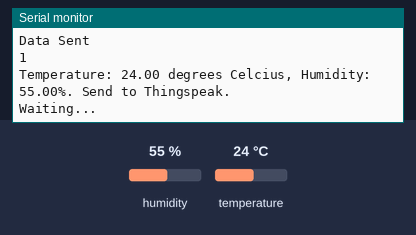
Recording of a sketch running on a simulated ESP32. Parts: the last lines printed to the serial monitor. Inputs (shaded band) come from the test bench; at power-on: humidity 55 %, temperature 24 °C. WiFi joins after 1.5 s; servers stay silent unless stated; web services answer with replies made up by the test bench.

Above: at 2.7 s.
2.8 s: humidity set to 22 %
10.6 s: temperature set to 12 °C
At 12.9 s:
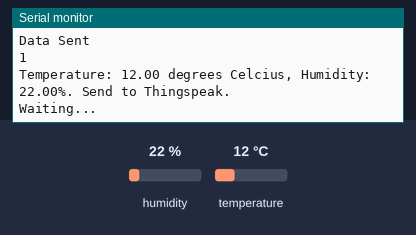
18.4 s: humidity set to 40 %
At 24.2 s:
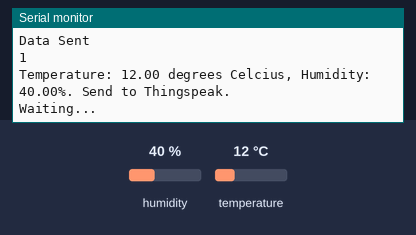

The sketch:

Arduino_Sketch_V1.ino
```cpp
#include <DHT.h>
#include <HTTPClient.h>
#include <WiFi.h>
#include <WiFiClientSecure.h>

String apiKey = "YOUR_THINKSPEAK_API_KEY";

const char *ssid =  "YOUR_WIFI_ENDPOINT_NAME";
const char *pass =  "YOUR_WIFI_ENDPOINT_PASSWORD";
const char* server = "api.thingspeak.com";
const char* root_ca= \
"-----BEGIN CERTIFICATE-----\n" \
"MIIDxTCCAq2gAwIBAgIQAqxcJmoLQJuPC3nyrkYldzANBgkqhkiG9w0BAQUFADBs\n" \
"MQswCQYDVQQGEwJVUzEVMBMGA1UEChMMRGlnaUNlcnQgSW5jMRkwFwYDVQQLExB3\n" \
"d3cuZGlnaWNlcnQuY29tMSswKQYDVQQDEyJEaWdpQ2VydCBIaWdoIEFzc3VyYW5j\n" \
"ZSBFViBSb290IENBMB4XDTA2MTExMDAwMDAwMFoXDTMxMTExMDAwMDAwMFowbDEL\n" \
"MAkGA1UEBhMCVVMxFTATBgNVBAoTDERpZ2lDZXJ0IEluYzEZMBcGA1UECxMQd3d3\n" \
"LmRpZ2ljZXJ0LmNvbTErMCkGA1UEAxMiRGlnaUNlcnQgSGlnaCBBc3N1cmFuY2Ug\n" \
"RVYgUm9vdCBDQTCCASIwDQYJKoZIhvcNAQEBBQADggEPADCCAQoCggEBAMbM5XPm\n" \
"+9S75S0tMqbf5YE/yc0lSbZxKsPVlDRnogocsF9ppkCxxLeyj9CYpKlBWTrT3JTW\n" \
"PNt0OKRKzE0lgvdKpVMSOO7zSW1xkX5jtqumX8OkhPhPYlG++MXs2ziS4wblCJEM\n" \
"xChBVfvLWokVfnHoNb9Ncgk9vjo4UFt3MRuNs8ckRZqnrG0AFFoEt7oT61EKmEFB\n" \
"Ik5lYYeBQVCmeVyJ3hlKV9Uu5l0cUyx+mM0aBhakaHPQNAQTXKFx01p8VdteZOE3\n" \
"hzBWBOURtCmAEvF5OYiiAhF8J2a3iLd48soKqDirCmTCv2ZdlYTBoSUeh10aUAsg\n" \
"EsxBu24LUTi4S8sCAwEAAaNjMGEwDgYDVR0PAQH/BAQDAgGGMA8GA1UdEwEB/wQF\n" \
"MAMBAf8wHQYDVR0OBBYEFLE+w2kD+L9HAdSYJhoIAu9jZCvDMB8GA1UdIwQYMBaA\n" \
"FLE+w2kD+L9HAdSYJhoIAu9jZCvDMA0GCSqGSIb3DQEBBQUAA4IBAQAcGgaX3Nec\n" \
"nzyIZgYIVyHbIUf4KmeqvxgydkAQV8GK83rZEWWONfqe/EW1ntlMMUu4kehDLI6z\n" \
"eM7b41N5cdblIZQB2lWHmiRk9opmzN6cN82oNLFpmyPInngiK3BD41VHMWEZ71jF\n" \
"hS9OMPagMRYjyOfiZRYzy78aG6A9+MpeizGLYAiJLQwGXFK3xPkKmNEVX58Svnw2\n" \
"Yzi9RKR/5CYrCsSXaQ3pjOLAEFe4yHYSkVXySGnYvCoCWw9E1CAx2/S6cCZdkGCe\n" \
"vEsXCS+0yx5DaMkHJ8HSXPfqIbloEpw8nL+e/IBcm2PN7EeqJSdnoDfzAIJ9VNep\n" \
"+OkuE6N36B9K\n" \
"-----END CERTIFICATE-----\n";

DHT dht(23, DHT11);

WiFiClient client;
HTTPClient http;
String jsonBuffer;

void setup()
{
       Serial.begin(115200);
       delay(10);
       dht.begin();

       Serial.println("Connecting to ");
       Serial.println(ssid);


       WiFi.begin(ssid, pass);

      while (WiFi.status() != WL_CONNECTED)
     {
            delay(500);
            Serial.print(".");
     }
      Serial.println("");
      Serial.println("WiFi connected");

}

void loop()
{

      float h = dht.readHumidity();
      float t = dht.readTemperature();

              if (isnan(h) || isnan(t))
                 {

                     Serial.println("Failed to read from DHT sensor!");
                     delay(2000);
                      return;
                 }

                         if (client.connect(server,80))   //
                      {

                             String postStr = "https://api.thingspeak.com/update?api_key=";
                             postStr += apiKey;
                             postStr +="&field1=";
                             postStr += String(t);
                             postStr +="&field2=";
                             postStr += String(h);


                             http.begin(postStr.c_str(), root_ca);
                             //http.begin(client, postStr.c_str());
                             int code = http.GET();
                             if(code > 0){
                              Serial.print("Data Sent\n");
                              String payload = http.getString();
                              Serial.println(payload);
                              Serial.print("\n");
                              }
                              else{
                                Serial.print("Data not Sent\n");
                                }


                             Serial.print("Temperature: ");
                             Serial.print(t);
                             Serial.print(" degrees Celcius, Humidity: ");
                             Serial.print(h);
                             Serial.println("%. Send to Thingspeak.");
                        }
          client.stop();

          Serial.println("Waiting...");


  delay(10000);
}
```

Measured:
- after the input at 10.6 s, the serial monitor: prints a new line after 1.8 s (image 1)
- after the input at 18.4 s, the serial monitor: prints a new line after 4.4 s (image 2)
